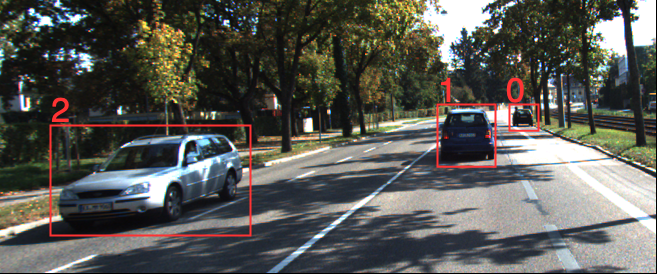
#> input picture images/example.png, 657 x 274 px
$ python -i shape_utils.py   (imports and definitions only)
#> lines starting #> are read from the running program, lines starting #| are printed output that depends on the picture; after the words box and inside, x2 and y2 are one past the last pixel; in counts of white or black regions, pixels touching at a corner belong together
### mde/feature_extraction/shapes.py
import abc
import numpy as np
from mde.feature_extraction.img_utils import crop_segment
from scipy import ndimage

from mde.math_utils import normalize_vec, get_orthogonal_vec


class Line:
    def __init__(self, support_vector, direction):
        self._support_vector = np.copy(support_vector)
        self._direction = np.copy(direction)

    @staticmethod
    def build_from_points(p1, p2):
        return Line(np.copy(p1), np.copy(p2 - p1))

    @property
    def support_vector(self):
        return self._support_vector

    @property
    def direction(self):
        return self._direction

    @property
    def p1(self):
        return self._support_vector

    @property
    def p2(self):
        return self._direction + self._support_vector

    @property
    def x1(self):
        return self.p1[0]

    @property
    def y1(self):
        return self.p1[1]

    @property
    def x2(self):
        return self.p2[0]

    @property
    def y2(self):
        return self.p2[1]

    def set_support_vector(self, support_vector):
        self._support_vector = support_vector

    def set_direction(self, direction):
        self._direction = direction

    def get_orthogonal(self):
        return Line(self.support_vector, self.get_orthogonal_direction())

    def get_orthogonal_direction(self):
        return get_orthogonal_vec(self._direction)

    def invert_direction(self):
        self._direction *= -1

    # TODO: Can I speedup this? It is a little performance bottleneck
    # TODO: This is the worst name ever for this kind of function!
    # [106 lines left out: functions get_distance_to_vec, unapply, intersection, is_intersecting, finite_intersection, get_bisection, not called in this run]

    def normalize_direction(self):
        length = np.sqrt(np.sum(np.square(self._direction)))
        self._direction = self._direction / length


class Segment(abc.ABC):
    def __init__(self):
        self.mask = None
        self.cropped_img = None

    @property
    def get_mask(self):
        return self.mask

    @abc.abstractmethod
    def get_center(self):
        pass

    # TODO: Analyze memory consumption
    # [9 lines left out: functions get_img_crop, free_memory, not called in this run]


class RectangularSegment(Segment):
    # [16 lines left out: functions __init__, get_center, not called in this run]

    @property
    def get_start_h(self):
        return self.start_h

    @property
    def get_end_h(self):
        return self.end_h

    @property
    def get_start_w(self):
        return self.start_w

    @property
    def get_end_w(self):
        return self.end_w

    # [5 lines left out: function get_mask, not called in this run]


class IrregularSegment(Segment):
    def __init__(self, mask):
        super().__init__()
        self.mask = mask

    @property
    def get_center(self):
        return ndimage.measurements.center_of_mass(self.mask)

### mde/feature_extraction/shape_utils.py
import cv2 as cv
import logging
import numpy as np
import sys

from mde.feature_extraction.shapes import Line
from mde.math_utils import euclidean_distance, normalize_vec, are_linear_independent, angle_between_degrees


def detect_hough_lines(image, canny_th1=None, canny_th2=None, canny_size=3):
#> called with canny_size = 3
    imgray = cv.cvtColor(image.astype('uint8'), cv.COLOR_RGB2GRAY)
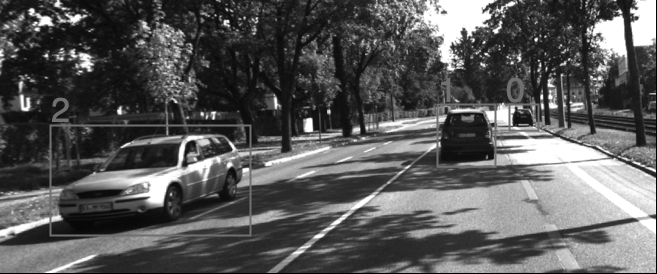
#> imgray: shape (274, 657); min 0, max 255, mean 88.7

    if canny_th1 is None or canny_th2 is None:
        canny_th2, thresh_im = cv.threshold(imgray, 0, 255, cv.THRESH_BINARY + cv.THRESH_OTSU)
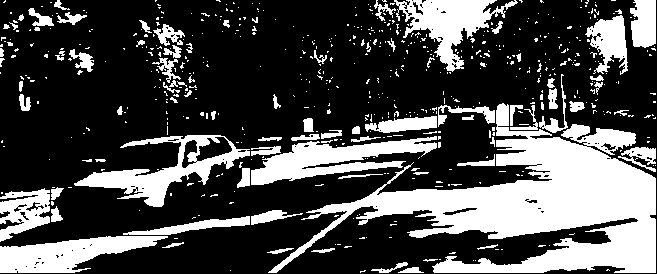
#> thresh_im: shape (274, 657); 29.8% white; 599 white regions (513 under 20 px), largest, box (x1, y1, x2, y2) and area: (268, 103, 656, 273) 24193, (251, 136, 437, 185) 4048, (74, 135, 250, 207) 3755
#> canny_th2 = 115
        canny_th1 = 0.5 * canny_th2
#> canny_th1 = 57.5

    edges = cv.Canny(imgray, canny_th1, canny_th2, apertureSize=canny_size)
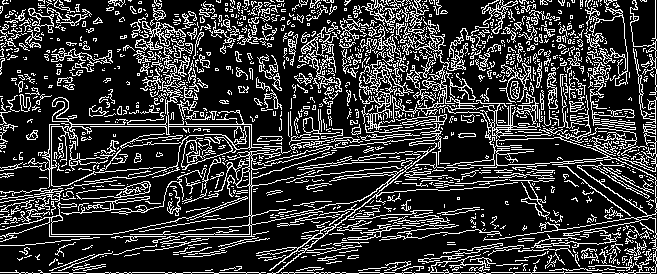
#> edges: shape (274, 657); 21.4% white in thin lines or dots
    lines = cv.HoughLinesP(edges, 1, np.pi / 180, 80, minLineLength=50, maxLineGap=10)
#> lines = 342 rows, first 6: [0, 272, 85, 272], [49, 124, 251, 124], [436, 137, 512, 133], [49, 126, 251, 126], [506, 91, 636, 56], [0, 229, 66, 213]

    # Result is a list of entries consisting of the coordinate x1, y1, x2 and y2 of the line beginning and end

    result = []
    for i in range(len(lines)):
        line = lines[i, 0]  # x1, y1, x2, y2
        result.append(Line.build_from_points(np.array([line[1], line[0]]), np.array([line[3], line[2]])))
#> this loop made 342 passes
#> line on passes 2 to 4: [49, 124, 251, 124], [436, 137, 512, 133], [49, 126, 251, 126]
#> after the loop, result = 342 items

    return result


# Lines are of shape (num_lines, 1, 4)
# [188 lines left out: functions line_length_filter, line_angle_filter, line_fusion_filter, realign_line, merge_lines, build_line and 3 more, not called in this run]

>>> import cv2
>>> picture = cv2.cvtColor(cv2.imread('../../images/example.png'), cv2.COLOR_BGR2RGB)
>>> result = detect_hough_lines(picture)
#> result = 342 items
